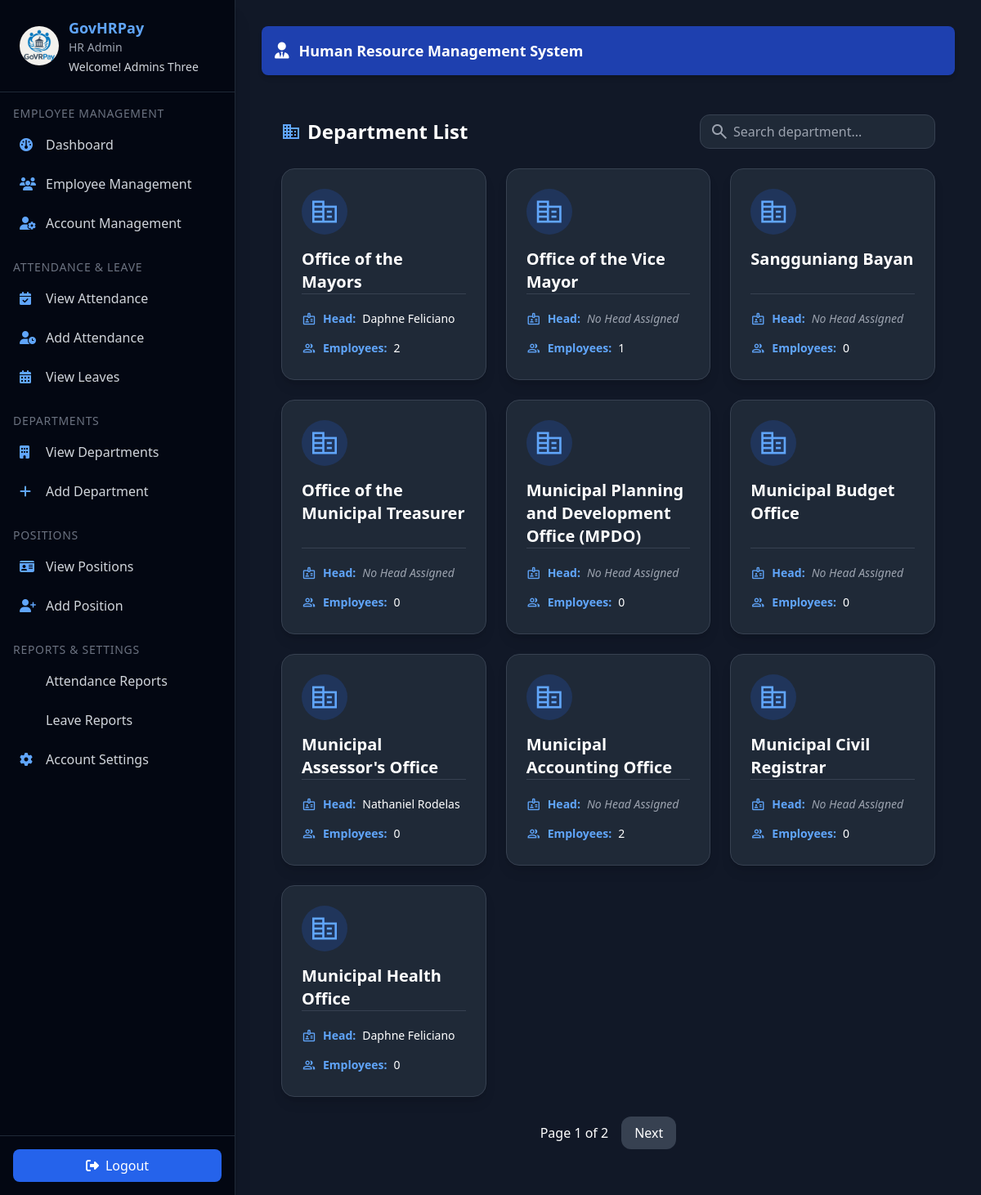
Page /hr/admin/departments (signed in) on the committed database.
### hr_system/hr/models/user.py (models this page shows, shortened)
class User(UserMixin, db.Model):
    id = db.Column(db.Integer, primary_key=True)
    email = db.Column(db.String(150), unique=True, nullable=False)
    password = db.Column(db.String(150), nullable=False)
    first_name = db.Column(db.String(100), nullable=False)
    last_name = db.Column(db.String(100), nullable=False)
    role = db.Column(db.String(50), nullable=False, default="employee")
    department_id = db.Column(
        db.Integer, db.ForeignKey('department.id', name='fk_user_department_id')
    )
    position = db.Column(db.String(100))
    active = db.Column(db.Boolean, default=True)
    created_at = db.Column(db.DateTime, default=datetime.utcnow)
    last_login = db.Column(db.DateTime)
    managed_department = db.relationship(
        "Department",
        back_populates="head",
        uselist=False,
        foreign_keys="[Department.head_id]"
    )
    employee_profile = db.relationship(
        "Employee",
        back_populates="user",
        uselist=False
    )
    approved_leaves = db.relationship(
        "Leave",
        back_populates="approver",
        lazy=True,
        foreign_keys="[Leave.approved_by]"
    )
    department = db.relationship(
        "Department",
        backref="users",
        foreign_keys=[department_id]
    )
    def get_full_name(self):
        return f"{self.first_name} {self.last_name}"

### hr_system/hr/models/hr_models.py (models this page shows, shortened)
class Department(db.Model):
    __tablename__ = "department"
    id = db.Column(db.Integer, primary_key=True)
    name = db.Column(db.String(100), unique=True, nullable=False)
    description = db.Column(db.Text)
    head_id = db.Column(db.Integer, db.ForeignKey("user.id", name="fk_department_head_id"))
    created_at = db.Column(db.DateTime, default=datetime.utcnow)
    head = db.relationship("User", back_populates="managed_department", foreign_keys=[head_id])
    employees = db.relationship("Employee", back_populates="department", lazy=True)
    positions = db.relationship("Position", back_populates="department", lazy=True)

### hr_system/hr/routes/hr_admin_routes.py (the view)
@hr_admin_bp.route('/departments')
@login_required
@admin_required
def view_departments():
    page = request.args.get('page', 1, type=int)
    search_query = request.args.get('search', '', type=str)
    query = Department.query
    if search_query:
        query = query.filter(Department.name.ilike(f'%{search_query}%'))
    departments = query.paginate(page=page, per_page=10)
    employee_counts = dict(
        db.session.query(
            Employee.department_id,
            func.count(Employee.id)
        ).group_by(Employee.department_id).all()
    )
    if request.headers.get('X-Requested-With') == 'XMLHttpRequest':
        return render_template(
            'hr/admin/_department_cards.html',
            departments=departments,
            employee_counts=employee_counts
        )
    return render_template(
        'hr/admin/admin_view_departments.html',
        departments=departments,
        employee_counts=employee_counts
    )

### hr_system/hr/__init__.py (called while the page is built)
@login_manager.user_loader
def load_user(user_id):
    return User.query.get(int(user_id))

### hr_system/hr/utils.py (called while the page is built)
def admin_required(f):
    @wraps(f)
    def decorated_function(*args, **kwargs):
        if not current_user.is_authenticated or current_user.role != 'admin':
            return jsonify({'error': 'Admin access required'}), 403
        return f(*args, **kwargs)
    return decorated_function

### templates/hr/admin/admin_view_departments.html (shortened to what this page needs)
{% extends 'hr/admin/admin_base.html' %}
{% block content %}
<main class="p-6 space-y-6 text-white">
  <header class="flex flex-col sm:flex-row sm:items-center sm:justify-between mb-6 gap-4">
    <h1 class="text-2xl font-bold flex items-center gap-2">
      <span class="material-symbols-outlined text-blue-400">business</span>
      Department List
    </h1>
    <form method="get" action="{{ url_for('hr_admin.view_departments') }}" class="relative w-full sm:w-72">
      <input
        type="text"
        name="search"
        value="{{ request.args.get('search', '') }}"
        placeholder="Search department..."
        class="w-full bg-gray-800 text-white border border-gray-700 rounded-xl py-2 pl-10 pr-4 focus:outline-none focus:ring-2 focus:ring-blue-500"
      />
      <span class="material-symbols-outlined absolute left-3 top-1/2 transform -translate-y-1/2 text-gray-400">
      </span>
    </form>
  </header>
  {% if departments.items %}
  <div class="grid grid-cols-1 sm:grid-cols-2 lg:grid-cols-3 xl:grid-cols-4 gap-6">
    {% for dept in departments.items %}
    <a
      href="{{ url_for('hr_admin.department_details', department_id=dept.id) }}"
      class="group bg-gray-800 hover:shadow-[0_0_20px_4px_rgba(64,112,244,0.4)] hover:-translate-y-1 transition-all duration-300 p-6 rounded-2xl shadow-lg flex flex-col justify-between border border-gray-700 hover:border-blue-500"
    >
      <div class="flex flex-col items-start space-y-4">
        <div class="flex items-center justify-center w-14 h-14 rounded-full bg-blue-600 bg-opacity-20 text-blue-400 group-hover:bg-opacity-30 transition">
          <span class="material-symbols-outlined text-4xl">corporate_fare</span>
        </div>
        <h2 class="text-xl font-semibold">{{ dept.name }}</h2>
      </div>
      <div class="mt-auto pt-4 space-y-2 text-sm border-t border-gray-700 w-full">
        <p class="flex items-center gap-2">
          <span class="material-symbols-outlined text-blue-400 text-lg">badge</span>
          <span class="font-semibold text-blue-400">Head:</span>
          {% if dept.head %}
            {{ dept.head.get_full_name() }}
          {% else %}
            <em class="text-gray-400">No Head Assigned</em>
          {% endif %}
        </p>
        <p class="flex items-center gap-2">
          <span class="material-symbols-outlined text-blue-400 text-lg">group</span>
          <span class="font-semibold text-blue-400">Employees:</span>
          {{ employee_counts.get(dept.id, 0) }}
        </p>
      </div>
    </a>
    {% endfor %}
  </div>
  <div class="flex justify-center items-center gap-4 mt-8">
    <span>Page {{ departments.page }} of {{ departments.pages }}</span>
    {% if departments.has_next %}
      <a href="{{ url_for('hr_admin.view_departments', page=departments.next_num, search=request.args.get('search')) }}"
         class="px-4 py-2 bg-gray-700 rounded-xl hover:bg-blue-600">Next</a>
    {% endif %}
  </div>
  {% else %}
  <p class="text-center text-gray-400 mt-6">No departments found.</p>
  {% endif %}
</main>
{% endblock %}

### templates/hr/admin/admin_base.html (shortened to what this page needs)
<!DOCTYPE html>
<html lang="en">
  <head>
    <link
      rel="stylesheet"
      href="https://cdnjs.cloudflare.com/ajax/libs/font-awesome/6.5.1/css/all.min.css"
    />
    <script src="https://cdn.tailwindcss.com"></script>
  </head>
  <body class="bg-gray-900 text-gray-100 flex flex-col md:flex-row min-h-screen font-sans">
    <aside
      id="sidebar"
      class="bg-gray-950 text-white w-64 sm:w-72 flex-shrink-0 fixed md:static inset-y-0 left-0 transform -translate-x-full md:translate-x-0 transition-transform duration-300 z-30 flex flex-col justify-between border-r border-gray-800 shadow-xl"
    >
      <div class="overflow-y-auto flex-grow">
        <div class="flex items-center gap-3 px-6 py-5 border-b border-gray-800 sticky top-0 bg-gray-950 z-10">
          <img
            src="{{ url_for('hr_admin.static', filename='img/logo2.avif') }}"
            alt="Logo"
            class="w-12 h-12 rounded-full object-cover"
          />
          <div>
            <h2 class="text-lg font-semibold text-blue-400">GovHRPay</h2>
            <p class="text-sm text-gray-400">HR Admin</p>
            <p class="text-sm text-gray-300 mt-1">
              Welcome! <span class="font-medium">{{ current_user.get_full_name() }}</span>
            </p>
          </div>
        </div>
        <nav class="mt-4 px-4 text-gray-300">
          {% for section, links in {
            "Employee Management": [
              ("fa-gauge", "Dashboard", "hr_admin.hr_dashboard"),
              ("fa-users", "Employee Management", "hr_admin.view_employees"),
              ("fa-user-gear", "Account Management", "hr_admin.view_users")
            ],
            "Attendance & Leave": [
              ("fa-calendar-check", "View Attendance", "hr_admin.attendance"),
              ("fa-user-clock", "Add Attendance", "hr_admin.add_attendance"),
              ("fa-calendar-days", "View Leaves", "hr_admin.view_leaves")
            ],
            "Departments": [
              ("fa-building", "View Departments", "hr_admin.view_departments"),
              ("fa-plus", "Add Department", "hr_admin.add_department")
            ],
            "Positions": [
              ("fa-id-card", "View Positions", "hr_admin.view_positions"),
              ("fa-user-plus", "Add Position", "hr_admin.add_position")
            ],
            "Reports & Settings": [
              ("fa-file-chart-column", "Attendance Reports", "hr_admin.attendance_report"),
              ("fa-file-chart-line", "Leave Reports", "hr_admin.leave_report"),
              ("fa-gear", "Account Settings", "hr_admin.profile")
            ]
          }.items() %}
          <div class="mb-6">
            <h3 class="text-sm uppercase tracking-wider text-gray-500 mb-2">{{ section }}</h3>
            <ul class="space-y-2">
              {% for icon, text, url in links %}
              <li>
                <a href="{{ url_for(url) }}" class="flex items-center gap-3 p-2 rounded-lg hover:bg-blue-700/40 transition">
                  <i class="fa-solid {{ icon }} text-blue-400 w-5"></i> {{ text }}
                </a>
              </li>
              {% endfor %}
            </ul>
          </div>
        </nav>
      </div>
      <div class="p-4 border-t border-gray-800">
        <button
          id="logoutBtn"
          class="flex items-center gap-2 w-full justify-center py-2 rounded-lg bg-blue-600 hover:bg-blue-700 transition"
        >
          <i class="fa-solid fa-right-from-bracket"></i> Logout
        </button>
      </div>
    </aside>
    <main class="flex-1 p-4 sm:p-6 md:p-8 overflow-y-auto bg-gray-900">
      <div class="bg-blue-800 text-white rounded-lg p-4 mb-6 flex flex-wrap gap-3 items-center justify-between shadow-md sticky top-0 z-10 hidden md:flex">
        <div class="flex items-center gap-3">
          <i class="fa-solid fa-user-tie text-xl"></i>
          <h1 class="text-lg font-semibold">Human Resource Management System</h1>
        </div>
      </div>
      {% block content %}{% endblock %}
    </main>
  </body>
</html>

### rows in the picture
User: get_full_name "Admins Three"
Department: name "Office of the Mayors", head.get_full_name "Daphne Feliciano", get "2"
Department: name "Office of the Vice Mayor", shows "No Head Assigned", get "1"
Department: name "Sangguniang Bayan", shows "No Head Assigned", get "0"
Department: name "Office of the Municipal Treasurer", shows "No Head Assigned", get "0"
Department: name "Municipal Planning and Development Office (MPDO)", shows "No Head Assigned", get "0"
Department: name "Municipal Budget Office", shows "No Head Assigned", get "0"
Department: name "Municipal Assessor's Office", head.get_full_name "Nathaniel Rodelas", get "0"
Department: name "Municipal Accounting Office", shows "No Head Assigned", get "2"
Department: name "Municipal Civil Registrar", shows "No Head Assigned", get "0"
Department: name "Municipal Health Office", head.get_full_name "Daphne Feliciano", get "0"

### other values in the picture
{{ section }} "EMPLOYEE MANAGEMENT" "ATTENDANCE & LEAVE" "DEPARTMENTS" "POSITIONS" "REPORTS & SETTINGS"
{{ text }} "Dashboard" "Employee Management" "Account Management" "View Attendance" "Add Attendance" "View Leaves" "View Departments" "Add Department" "View Positions" "Add Position" "Attendance Reports" "Leave Reports" "Account Settings"
{{ departments.page }} "1"
{{ departments.pages }} "2"
